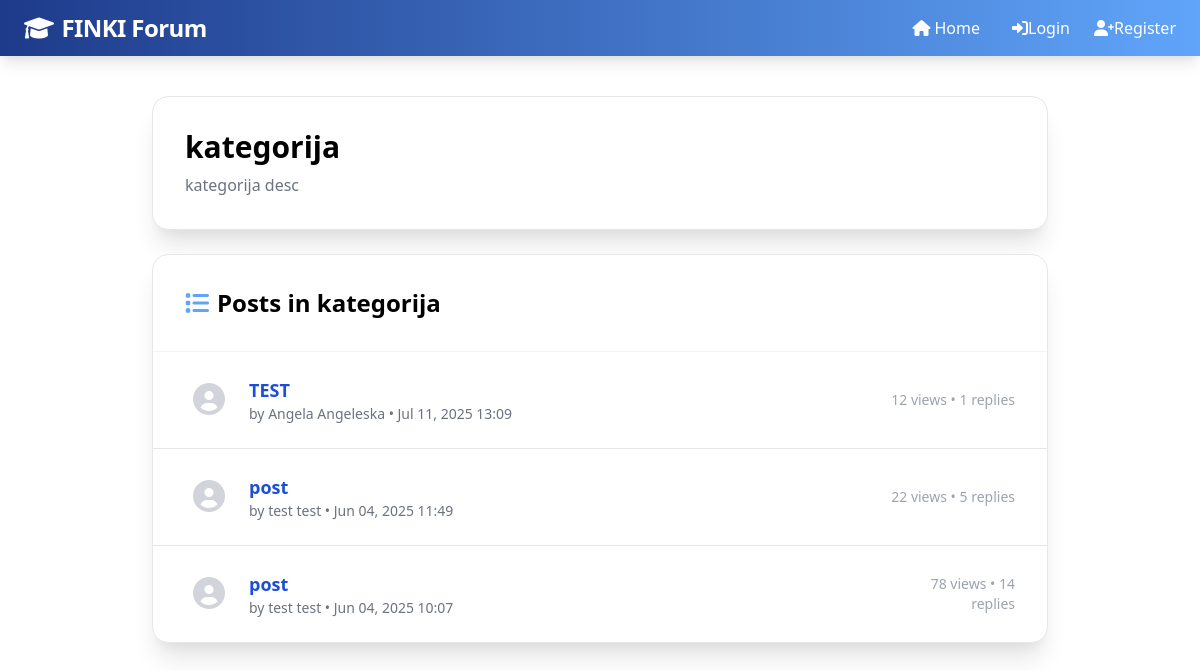
The page /category/1/ on the database as committed earlier.
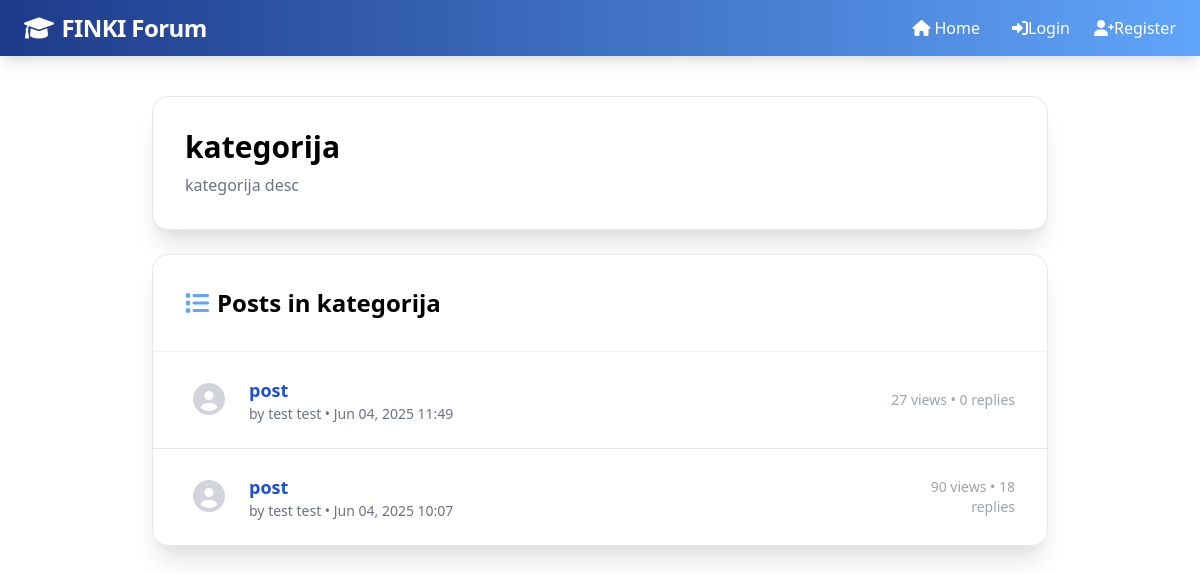
The same page on the database as committed later.
### forum/models.py (models this page shows, shortened)
class Post(models.Model):
    title = models.CharField(max_length=200)
    content = models.TextField()
    author = models.ForeignKey(User, on_delete=models.CASCADE, related_name='posts')
    category = models.ForeignKey(Category, on_delete=models.CASCADE, related_name='posts')
    created_date = models.DateTimeField(default=timezone.now)
    updated_date = models.DateTimeField(auto_now=True)
    views = models.IntegerField(default=0)
    is_pinned = models.BooleanField(default=False)
    is_closed = models.BooleanField(default=False)
    class Meta:
        ordering = ['-is_pinned', '-created_date']
    def get_reply_count(self):
        return self.replies.count()

### forum/views.py (the view)
# urls.py: path('category/<int:pk>/', views.category_posts, name='category_posts'),
def category_posts(request, pk):
    category = get_object_or_404(Category, pk=pk)
    posts_list = Post.objects.filter(category=category).select_related('author').annotate(
        reply_count=Count('replies')
    ).order_by('-is_pinned', '-created_date')
    paginator = Paginator(posts_list, 10)
    page_number = request.GET.get('page')
    posts = paginator.get_page(page_number)
    context = {
        'category': category,
        'posts': posts,
    }
    return render(request, 'forum/category_posts.html', context)

### templates/forum/category_posts.html (shortened to what this page needs)
{% extends 'base.html' %}
{% block content %}
<div class="max-w-4xl mx-auto mt-10">
    <div class="bg-white rounded-2xl shadow-xl border border-gray-200 p-8 mb-6">
        <div class="flex flex-col md:flex-row md:items-center md:justify-between gap-4">
            <div>
                <h1 class="text-3xl font-extrabold text-neutral-800 mb-2">{{ category.name }}</h1>
                <p class="text-gray-500 mb-0">{{ category.description }}</p>
            </div>
        </div>
    </div>
    <div class="bg-white rounded-2xl shadow-xl border border-gray-200">
        <div class="p-8 border-b border-gray-100">
            <h4 class="text-2xl font-bold text-neutral-800 mb-0 flex items-center gap-2">
                <i class="fas fa-list text-blue-400"></i>Posts in {{ category.name }}
            </h4>
        </div>
        <div class="divide-y">
            {% for post in posts %}
            <div class="flex items-center px-8 py-6">
                <div class="w-12 flex-shrink-0 text-center">
                    <i class="fas fa-user-circle fa-2x text-gray-300"></i>
                </div>
                <div class="flex-1 ml-4">
                    <a href="{% url 'forum:post_detail' post.pk %}" class="text-blue-700 font-semibold text-lg hover:underline">{{ post.title }}</a>
                    <div class="text-gray-500 text-sm">
                        by {{ post.author.get_full_name|default:post.author.username }} • {{ post.created_date|date:"M d, Y H:i" }}
                    </div>
                </div>
                <div class="w-32 text-right text-gray-400 text-sm">
                    {{ post.views }} views • {{ post.get_reply_count }} replies
                </div>
            </div>
            {% empty %}
            <div class="px-8 py-12 text-center text-gray-400">No posts in this category yet.</div>
            {% endfor %}
        </div>
    </div>
</div>
{% endblock %}

Rows that differ between the two databases and show on the page:
removed Post: title "TEST", author.get_full_name "Angela Angeleska", created_date "Jul 11, 2025 13:09", views "12", get_reply_count "1"
changed Post "Jun 04, 2025 11:49": views "22" → "27"; get_reply_count "5" → "0"
changed Post "Jun 04, 2025 10:07": views "78" → "90"; get_reply_count "14" → "18"
